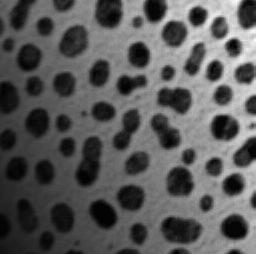
%> input picture Assignment 5/blobz2.png, 256 x 254 px
$ octave pro22.m   (GNU Octave 9; MATLAB toolbox functions it lacks are replaced by stand-ins)
%> lines starting %> are read from the running program, lines starting %| are printed output that depends on the picture; in (x1, y1, x2, y2) boxes, pixels count from 0 and x2, y2 are one past the last pixel; in counts of white or black regions, pixels touching at a corner belong together; the program's own positions count from 1
clear;

img2 = imread('blobz2.png');
%> img2 is the input picture: size 254x256 uint8; min 2, max 255, mean 89.7

img2 =double(img2);
%> img2: size 254x256 double
[M,N] = size(img2);
%> M = 254; N = 256
[X,Y]=meshgrid(1:N,1:M);

mx=mean2(X);
%> mx = 128.5
my=mean2(Y);
%> my = 127.5
mxy=mean2(X.*Y);
%> mxy = 16383.8
mx2=mean2(X.^2);
%> mx2 = 21973.5
my2=mean2(Y.^2);
%> my2 = 21632.5
mx2y=mean2(X.^2.*Y);
%> mx2y = 2801621.2
mxy2=mean2(X.*Y.^2);
%> mxy2 = 2779776.2
mx2y2=mean2(X.^2.*Y.^2);
%> mx2y2 = 475341738.8
C=[1,mx,my,mxy;mx,mx2,mxy,mx2y;my,mxy,my2,mxy2;mxy,mx2y,mxy2,mx2y2];
CI=inv(C);

mL=mean2(img2);
%> mL = 89.66
mLx=mean2(img2.*X);
%> mLx = 13546.6
mLy=mean2(img2.*Y);
%> mLy = 10438.1
mLxy=mean2(img2.*X.*Y);
%> mLxy = 1606270.5
v=[mL,mLx,mLy,mLxy]';
%> v = [89.66; 13546.6; 10438.1; 1606270.5]
aL=CI*v;
%> aL = [69.37; 0.341; -0.215; 0.000231]

% 光照函数
GL=aL(1)+aL(2).*X+aL(3).*Y+aL(4).*X.*Y;
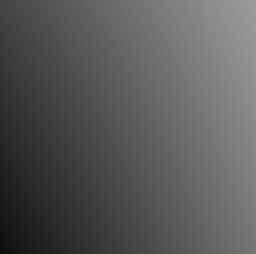
%> GL: size 254x256 double; min 15.28, max 156.6, mean 89.7
% 去除光照影响
RL=img2-GL;
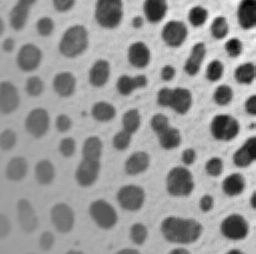
%> RL: size 254x256 double; min -150.6, max 104.9, mean 0; drawn with min black and max white

ymax=255;ymin=0;
xmax = max(max(RL)); %求得RL中的最大值
%> xmax = 104.9
xmin = min(min(RL)); %求得RL中的最小值
%> xmin = -150.6
OutImg = uint8(round((ymax-ymin)*(RL-xmin)/(xmax-xmin) + ymin)); %归一化并取整

% 全局阈值计算
count=0;
T=mean2(OutImg);
%> T = 150.3
flag=false;
while ~flag
    count=count+1;
    g=OutImg>T;
    Tnext=0.5*(mean(OutImg(g))+mean(OutImg(~g)));
    flag=abs(T-Tnext)<0.5;
    T=Tnext;
end
%> this loop made 4 passes
%> (Tnext, flag, T) on passes 1 to 4: (140.9, false, 140.9), (137.6, false, 137.6), (136.5, false, 136.5), (136.2, true, 136.2)
%> pass 1, `g=OutImg>T;`:
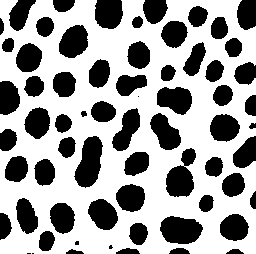
%> g: size 254x256 logical; 61.8% white; 66 black regions (5 under 20 px), largest, box (x1, y1, x2, y2) and area: (74, 136, 103, 188) 981, (160, 216, 203, 244) 925, (166, 148, 196, 197) 903
%> pass 2, `g=OutImg>T;`:
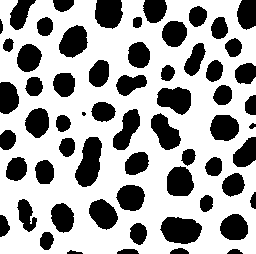
%> g: size 254x256 logical; 65.4% white; 62 black regions (1 under 20 px), largest, box (x1, y1, x2, y2) and area: (75, 137, 102, 187) 906, (160, 217, 202, 244) 871, (157, 87, 191, 115) 696
%> pass 3, `g=OutImg>T;`:
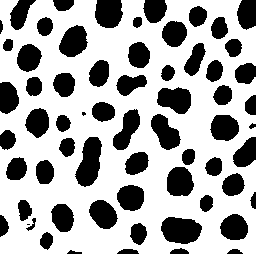
%> g: size 254x256 logical; 66.5% white; 64 black regions (2 under 20 px), largest, box (x1, y1, x2, y2) and area: (75, 137, 102, 187) 883, (161, 217, 202, 244) 860, (157, 87, 191, 114) 681
%> after the loop, count = 4
img2 = uint8(img2);
% 转换为二值图像
g=im2bw(OutImg,150/255);
figure;subplot(3,2,1);imshow(img2);title('原图像');
subplot(3,2,2);imhist(img2);title('原直方图');
subplot(3,2,3);imshow(OutImg);title('增强后图像');
subplot(3,2,4);imhist(OutImg);title('增强后直方图');
subplot(3,2,5);imshow(g);title('切割后图像');
%> after `title('切割后图像')`:
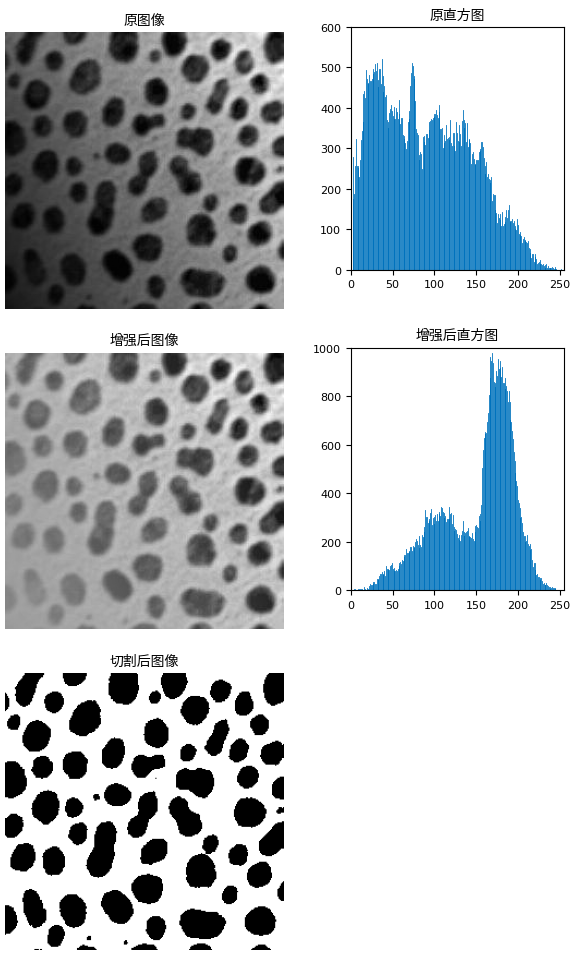
%> figure redrawn from the program's plot data, 5 panels

figure;
imshow(g);title('切割后图像');

$ run again, with Assignment 5/blobz1.png copied over Assignment 5/blobz2.png
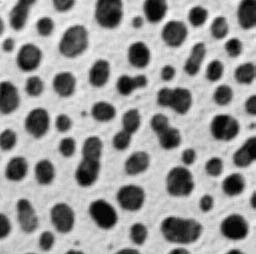
%> input picture Assignment 5/blobz1.png, 256 x 254 px
%> img2 is the input picture: size 254x256 uint8; min 1, max 254, mean 151.8
%> img2: size 254x256 double
%> mL = 151.8
%> mLx = 19302.3
%> mLy = 19395.7
%> mLxy = 2471611.4
%> v = [151.8; 19302.3; 19395.7; 2471611.4]
%> aL = [158; -0.0569; -0.0121; 0.00016]
%> `GL=aL(1)+aL(2).*X+aL(3).*Y+aL(4).*X.*Y;`:
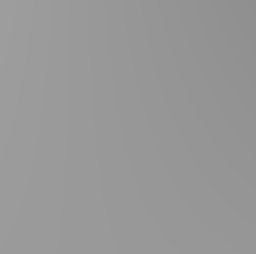
%> GL: size 254x256 double; min 143.5, max 157.9, mean 151.8
%> xmax = 105.2
%> xmin = -152.7
%> `T=mean2(OutImg);`: T = 151
%> the loop `while ~flag` made 4 passes
%> (Tnext, flag, T) on passes 1 to 4: (135.7, false, 135.7), (131.4, false, 131.4), (130.3, false, 130.3), (130.1, true, 130.1)
%> after the loop `while ~flag`: count = 4
%> `g=im2bw(OutImg,150/255);`:
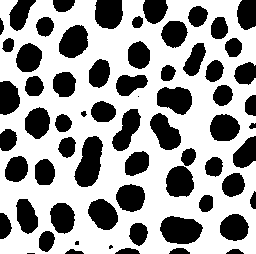
%> g: size 254x256 logical; 62% white; 66 black regions (4 under 20 px), largest, box (x1, y1, x2, y2) and area: (74, 136, 103, 187) 980, (160, 216, 203, 244) 921, (157, 87, 192, 115) 737
